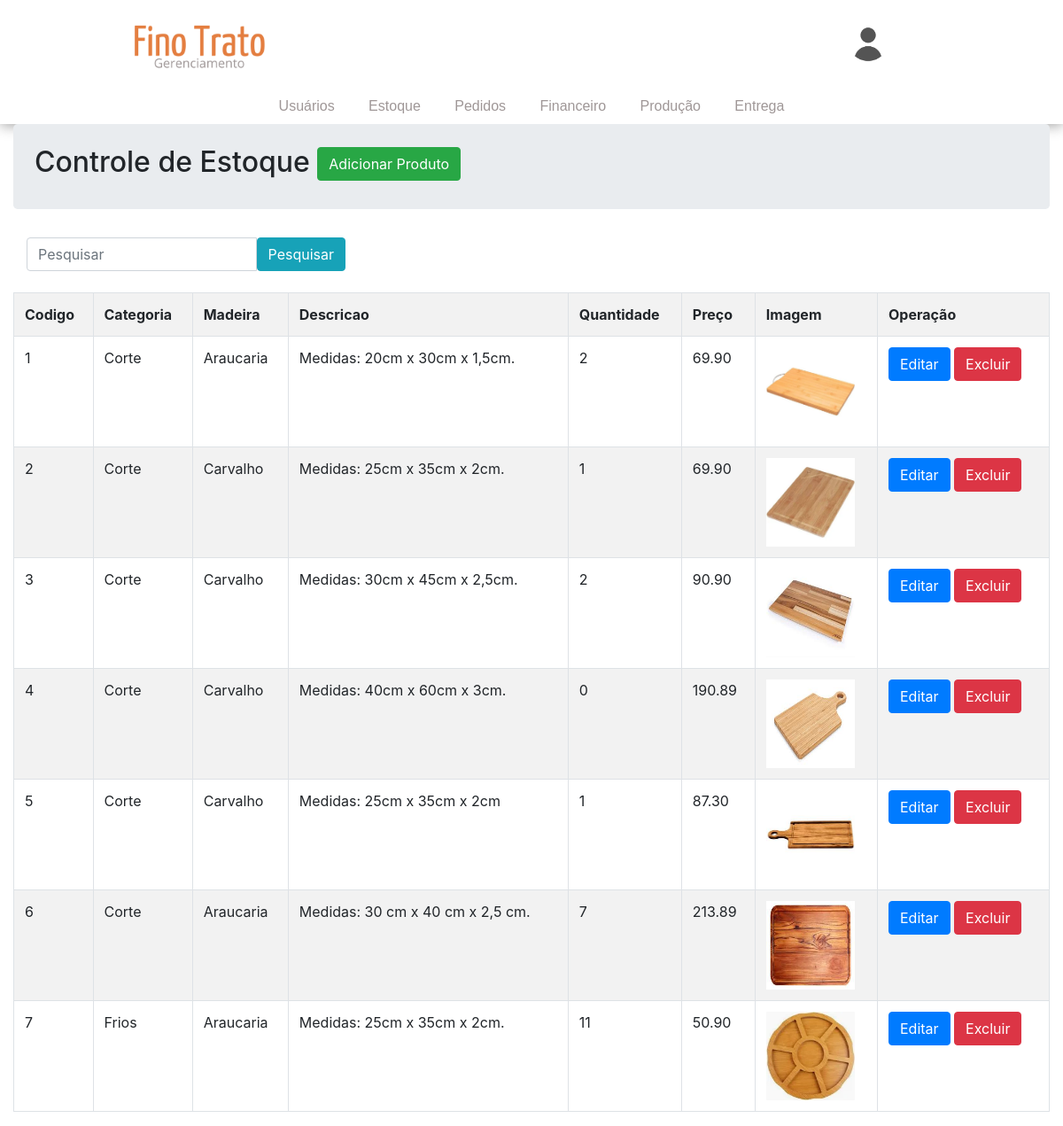
/models/estoque.php (signed in), run on the app's committed database.
### tables this page shows
CREATE TABLE `estoque` (
  `codigo` int(5) NOT NULL,
  `categoria` varchar(255) NOT NULL,
  `madeira` varchar(255) NOT NULL,
  `descricao` varchar(255) NOT NULL,
  `quantidade` int(5) NOT NULL,
  `preco` float(8,2) NOT NULL,
  `imagem` varchar(255) NOT NULL
);

### models/estoque.php (the view, shortened to what this page needs)
<?php
$conectar = mysqli_connect('localhost', 'root', '', 'finotrato');
$search = '';
?>
<!DOCTYPE html>
<html lang="pt-br">
<head>
    <link rel="stylesheet" type="text/css" href="style/style.css">
    <link rel="stylesheet" href="https://maxcdn.bootstrapcdn.com/bootstrap/4.0.0/css/bootstrap.min.css">
</head>
<body>
    <div class="top">
        <div class="topUp">
            <div class="leftTop">
                <div class="logo">
                    <a href="gerencia.php"><img src="img/adm_logo.png" width=150 height=75></a>
                </div>
            </div>
            <div class="middleTop"></div>
            <div class="rightTop">
                <div class="topUserImg">
                    <a href="login.php"><img src="img/lightmdUser.png" width=40 height=40></a>
                </div>
            </div>
        </div>
        <div class="topDown">
            <div class="navigation">
                <a href="usuarios.php">Usuários</a>
                <a href="estoque.php">Estoque</a>
                <a href="pedidos.php">Pedidos</a>
                <a href="financeiro.php">Financeiro</a>
                <a href="producao.php">Produção</a>
                <a href="entrega.php">Entrega</a>
            </div>
        </div>
    </div>
    <div class="container-fluid">
        <div class="row g-3">
            <div class="col md-12">
                <div class="jumbotron p-4">
                    <h2>Controle de Estoque <button id="addBtn" type="button" class="btn btn-success" data-toggle="modal" data-target="#myModalCadastrar">Adicionar Produto</button></h2>
                </div>
                <form method="POST" action="">
                    <div class="input-group mb-4 col-md-4">
                        <input class="form-control" name="search" placeholder="Pesquisar" value="<?php echo htmlspecialchars($search); ?>">
                        <button type="submit" class="btn btn-info">Pesquisar</button>
                    </div>
                </form>
                <table class="table table-hover table-bordered table-striped" bordercolor="gray" class="table table-striped">
                    <tr>
                        <td><b>Codigo</b></td>
                        <td><b>Categoria</b></td>
                        <td><b>Madeira</b></td>
                        <td><b>Descricao</b></td>
                        <td><b>Quantidade</b></td>
                        <td><b>Preço</b></td>
                        <td><b>Imagem</b></td>
                        <td><b>Operação</b></td>
                    </tr>
                    <?php
                    $consulta = "SELECT * FROM estoque";
                    $resultado = mysqli_query($conectar, $consulta);
                    while ($dados = mysqli_fetch_array($resultado)) {
                        echo "<tr>";
                        echo "<td>" . $dados['codigo'] . "</td>";
                        echo "<td>" . $dados['categoria'] . "</td>";
                        echo "<td>" . $dados['madeira'] . "</td>";
                        echo "<td>" . $dados['descricao'] . "</td>";
                        echo "<td>" . $dados['quantidade'] . "</td>";
                        echo "<td>" . $dados['preco'] . "</td>";
                        echo "<td><img src='" . $dados['imagem'] . "' width='100' height='100'></td>";
                        echo "<td>
                        <button type='button' class='btn btn-primary' data-toggle='modal' data-target='#myModalEditar'
                        onclick=\"fillEditModal('{$dados['codigo']}', '{$dados['categoria']}', '{$dados['madeira']}', '{$dados['descricao']}', '{$dados['quantidade']}', '{$dados['preco']}')\">
                        Editar</button>
                        <button type='button' class='btn btn-danger' data-toggle='modal' data-target='#myModalExcluir'
                        onclick=\"fillDeleteModal('{$dados['codigo']}')\">
                        Excluir</button>
                    </td>";
                        echo "</tr>";
                    }
                    ?>
                </table>
            </div>
        </div>
</body>
</html>

### models/style/style.css (style rules this page uses)
* { margin: 0; padding: 0; }
body { background-color: white; width: 100%; font-family: Arial, sans-serif; }
.top { width: 100%; text-align: center; justify-content: center; display: flex; flex-direction: column; box-shadow: 0px 1px 15px rgb(153, 153, 153); background-color: rgb(255, 255, 255); }
.topUp { width: 100%; height: 100px; display: flex; text-align: center; justify-content: center; }
.topDown { width: 100%; height: 40px; display: flex; text-align: center; justify-content: center; }
.leftTop { width: 250px; display: flex; text-align: center; justify-content: center; }
.middleTop { display: flex; text-align: center; justify-content: center; }
.rightTop { width: 250px; display: flex; text-align: center; justify-content: center; }
.logo { width: 120px; display: flex; justify-content: center; align-items: center; }
.logo img { border-radius: 15px; }
.topUserImg { display: flex; justify-content: center; align-items: center; margin-left: 10px; margin-right: 0px; }
.navigation { width: 80%; display: flex; justify-content: center; align-items: center; }
.navigation a { display: flex; height: 30px; flex-direction: column; text-decoration: none; transition: background .3s; font-family: Arial; text-align: center; justify-content: center; margin-left: 2%; margin-right: 2%; color: #9f9797; font-size: 16; }
.topUserImg a { text-decoration: none; color: #9f9797; }

### models/estoque.php (style rules this page uses)
.middleTop { width: 500px; }

### data on the page
estoque: codigo "1", categoria "Corte", madeira "Araucaria", descricao "Medidas: 20cm x 30cm x 1,5cm.", quantidade "2", preco "69.90", imagem (picture)
estoque: codigo "2", categoria "Corte", madeira "Carvalho", descricao "Medidas: 25cm x 35cm x 2cm.", quantidade "1", preco "69.90", imagem (picture)
estoque: codigo "3", categoria "Corte", madeira "Carvalho", descricao "Medidas: 30cm x 45cm x 2,5cm.", quantidade "2", preco "90.90", imagem (picture)
estoque: codigo "4", categoria "Corte", madeira "Carvalho", descricao "Medidas: 40cm x 60cm x 3cm.", quantidade "0", preco "190.89", imagem (picture)
estoque: codigo "5", categoria "Corte", madeira "Carvalho", descricao "Medidas: 25cm x 35cm x 2cm", quantidade "1", preco "87.30", imagem (picture)
estoque: codigo "6", categoria "Corte", madeira "Araucaria", descricao "Medidas: 30 cm x 40 cm x 2,5 cm.", quantidade "7", preco "213.89", imagem (picture)
estoque: codigo "7", categoria "Frios", madeira "Araucaria", descricao "Medidas: 25cm x 35cm x 2cm.", quantidade "11", preco "50.90", imagem (picture)
